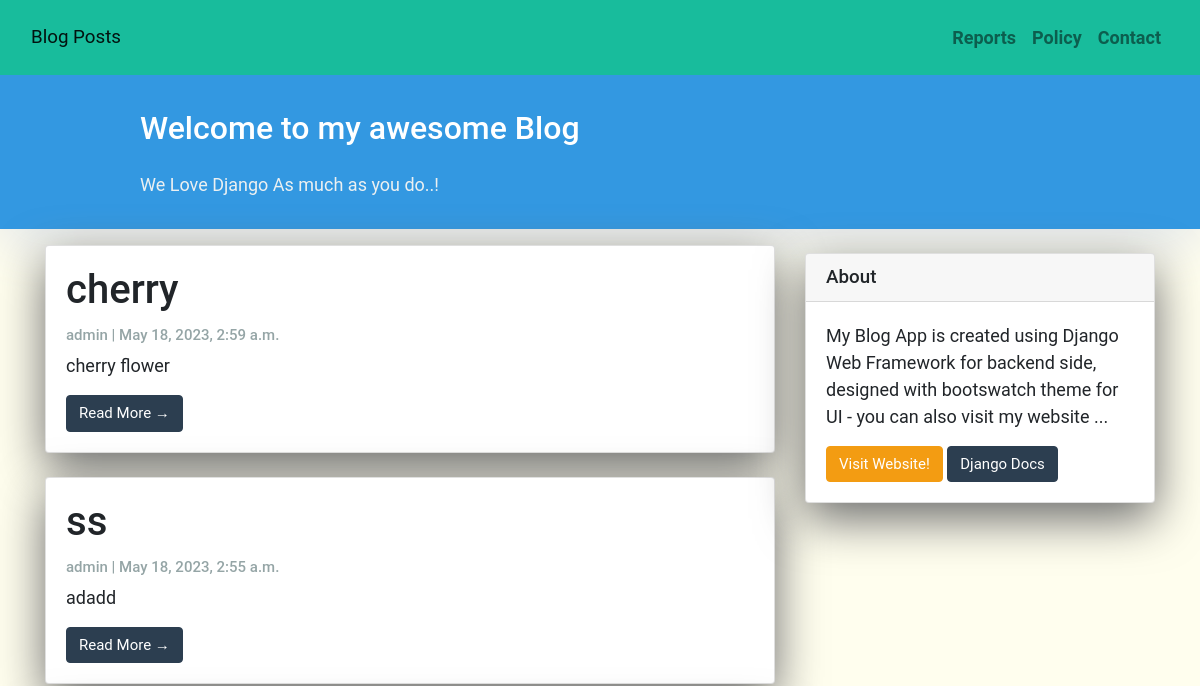
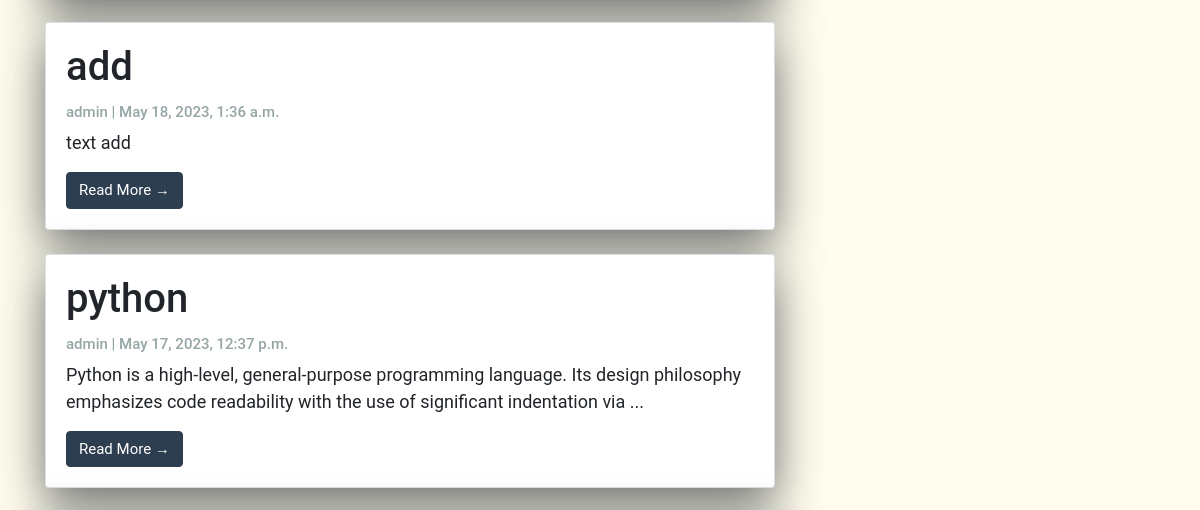
Before: / (upper part) with the older database file (2 pictures, top to bottom).
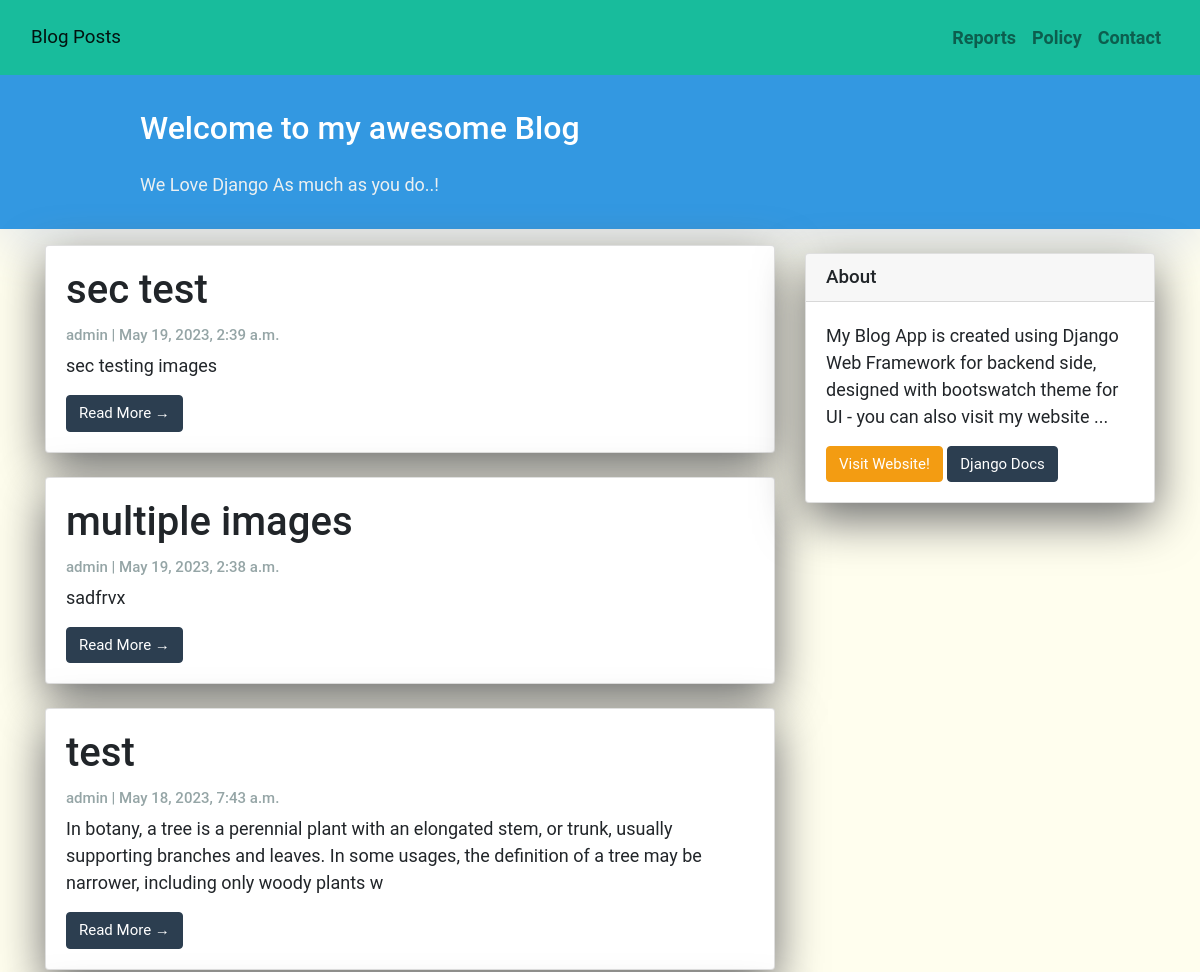
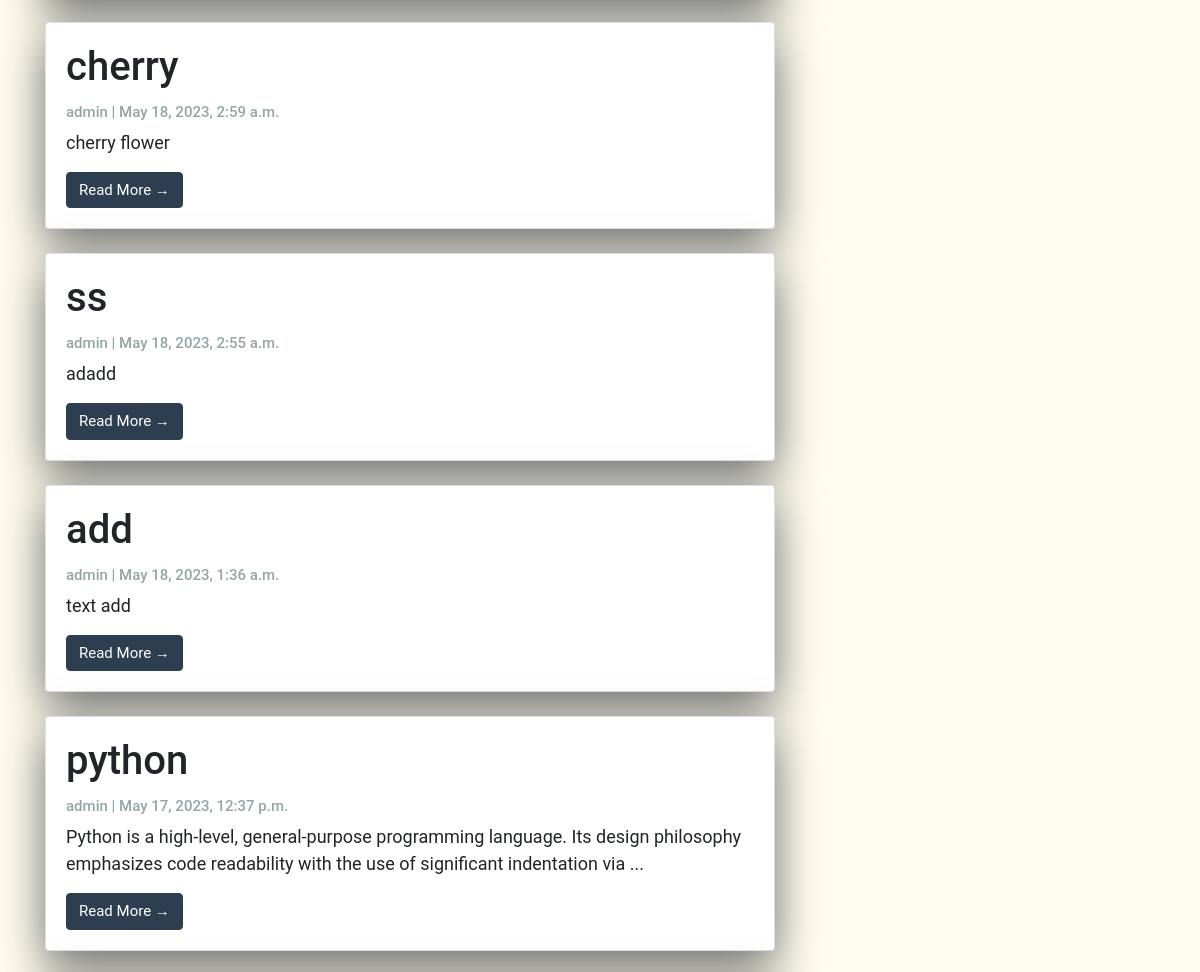
After: the same page with the newer database file (2 pictures, top to bottom).
### blog/models.py (models this page shows, shortened)
class Post(models.Model):
    title = models.CharField(max_length=200, unique=True)
    image=models.ImageField(null=True,blank=True,default='some string',upload_to='images/')
    slug = models.SlugField(max_length=200, unique=True)
    author = models.ForeignKey(User, on_delete= models.CASCADE,related_name='blog_posts')
    updated_on = models.DateTimeField(auto_now= True)
    content = models.TextField()
    created_on = models.DateTimeField(auto_now_add=True)
    status = models.IntegerField(choices=STATUS, default=0)
    class Meta:
        ordering = ['-created_on']

### blog/views.py (the view)
# urls.py: path('', views.PostList.as_view(), name="home"),
class PostList(generic.ListView):
    queryset = Post.objects.filter(status=1).order_by('-created_on')
    template_name = 'index.html'

### templates/index.html (shortened to what this page needs)
{% extends "base.html" %}
{% block content %}
<header class="masthead">
    <div class="container">
        <div class="row">
            <div class=" col-md-8 col-md-10 mx-auto">
                <div class="site-heading">
                    <h3 class=" site-heading my-4 mt-3 text-white"> Welcome to my awesome Blog </h3>
                    <p class="text-light">We Love Django As much as you do..! &nbsp
                    </p>
                </div>
            </div>
        </div>
    </div>
</header>
<div class="container">
    <div class="row">
        <div class="col-md-8 mt-3 left">
            {% for post in post_list %}
            <div class="card mb-4">
                <div class="card-body">
                    <h2 class="card-title">{{ post.title }}</h2>
                    <p class="card-text text-muted h6">{{ post.author }} | {{ post.created_on}} </p>
                    <p class="card-text">{{post.content|slice:":200" }}</p>
                    <a href="{% url 'post_detail' post.id  %}" class="btn btn-primary">Read More &rarr;</a>
                </div>
            </div>
            {% endfor %}
        </div>
        {% block sidebar %} {% include 'sidebar.html' %} {% endblock sidebar %}
    </div>
</div>
{%endblock%}

### templates/base.html (shortened to what this page needs)
<!DOCTYPE html>
<html>
<head>
  <link rel="stylesheet" href="https://stackpath.bootstrapcdn.com/bootswatch/4.5.2/flatly/bootstrap.min.css">
</head>
<body>
  <nav class="navbar navbar-expand-lg navbar-light bg-success" id="mainNav">
    <div class="container-fluid">
      <a class="navbar-brand" href="{% url 'home' %}"> Blog Posts</a>
      <div class="collapse navbar-collapse" id="navbarResponsive">
        <ul class="navbar-nav ml-auto">
          <li class="nav-item text-black">
            <a class="nav-link text-black font-weight-bold" href="#">Reports</a>
          </li>
          <li class="nav-item text-black">
            <a class="nav-link text-black font-weight-bold" href="#">Policy</a>
          </li>
          <li class="nav-item text-black">
            <a class="nav-link text-black font-weight-bold" href="#">Contact</a>
          </li>
        </ul>
      </div>
    </div>
  </nav>
  {% block content %}{% endblock content %}
</body>
</html>

### templates/sidebar.html (shortened to what this page needs)
{% block sidebar %}
<div class="col-md-4 float-right ">
  <div class="card my-4">
    <h5 class="card-header">About</h5>
    <div class="card-body">
      <p class="card-text"> My Blog App is created using Django Web Framework for backend side, designed with bootswatch
        theme for UI - you can also visit my website ... </p>
      <a href="https://google.com" class="btn btn-warning">Visit Website!</a>
      <a href="https://docs.djangoproject.com/en/3.1/" class="btn btn-primary">Django Docs</a>
    </div>
  </div>
</div>
{% endblock sidebar %}

### templates/base.html (style rules this page uses)
body { font-family: "Roboto", sans-serif; font-size: 17px; background-color: #fdfdfd; }
.masthead { background: #3398E1; height: auto; padding-bottom: 15px; box-shadow: 0 16px 48px #E3E7EB; padding-top: 10px; }

### templates/index.html (style rules this page uses)
body { font-family: "Roboto", sans-serif; font-size: 18px; background-color:#fffeee; }
.card { box-shadow: 0 16px 48px #E355EB; }

### templates/sidebar.html (style rules this page uses)
.card { box-shadow: 0 16px 48px #6a6a6b; }

Changed rows visible on the page:
added Post: title "sec test", author "admin", created_on "May 19, 2023, 2:39 a.m.", content "sec testing images"
added Post: title "multiple images", author "admin", created_on "May 19, 2023, 2:38 a.m.", content "sadfrvx"
added Post: title "test", author "admin", created_on "May 18, 2023, 7:43 a.m.", content "In botany, a tree is a perennial plant with an elongated stem, or trunk, usually supporting branches and leaves. In some usages, the definition of a tree may be narrower, including only woody plants w"
